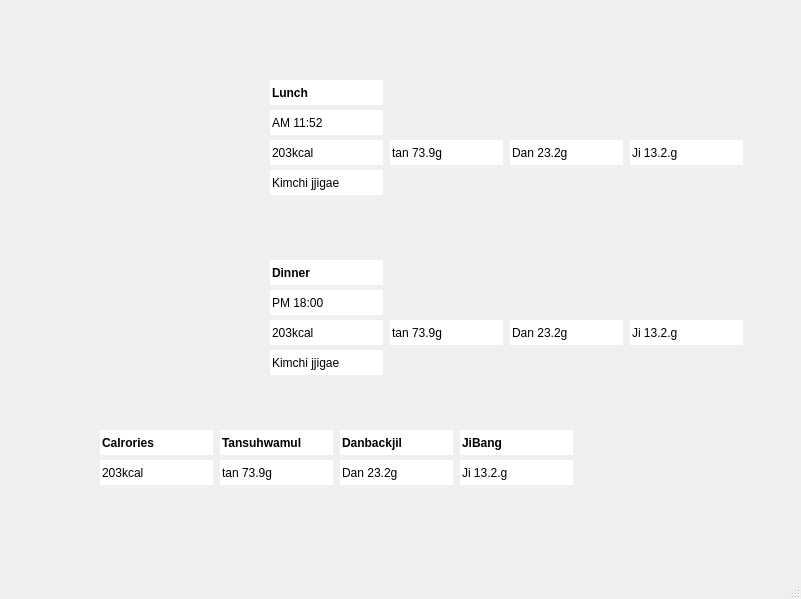
<?xml version="1.0" encoding="UTF-8"?>
<ui version="4.0">
 <class>TodayDietWindow</class>
 <widget class="QMainWindow" name="TodayDietWindow">
  <property name="geometry">
   <rect>
    <x>0</x>
    <y>0</y>
    <width>801</width>
    <height>599</height>
   </rect>
  </property>
  <property name="windowTitle">
   <string>MainWindow</string>
  </property>
  <widget class="QWidget" name="centralwidget">
   <widget class="QLabel" name="label_2">
    <property name="geometry">
     <rect>
      <x>70</x>
      <y>260</y>
      <width>181</width>
      <height>151</height>
     </rect>
    </property>
    <property name="text">
     <string/>
    </property>
    <property name="pixmap">
     <pixmap>../Downloads/kimchi jjigae.jpeg</pixmap>
    </property>
   </widget>
   <widget class="QLabel" name="label_3">
    <property name="geometry">
     <rect>
      <x>70</x>
      <y>80</y>
      <width>181</width>
      <height>151</height>
     </rect>
    </property>
    <property name="text">
     <string/>
    </property>
    <property name="pixmap">
     <pixmap>../Downloads/kimchi jjigae.jpeg</pixmap>
    </property>
   </widget>
   <widget class="QLineEdit" name="lineEdit">
    <property name="geometry">
     <rect>
      <x>270</x>
      <y>80</y>
      <width>113</width>
      <height>25</height>
     </rect>
    </property>
    <property name="font">
     <font>
      <weight>75</weight>
      <bold>true</bold>
     </font>
    </property>
    <property name="text">
     <string>Lunch</string>
    </property>
    <property name="frame">
     <bool>false</bool>
    </property>
   </widget>
   <widget class="QLineEdit" name="lineEdit_2">
    <property name="geometry">
     <rect>
      <x>270</x>
      <y>260</y>
      <width>113</width>
      <height>25</height>
     </rect>
    </property>
    <property name="font">
     <font>
      <weight>75</weight>
      <bold>true</bold>
     </font>
    </property>
    <property name="text">
     <string>Dinner</string>
    </property>
    <property name="frame">
     <bool>false</bool>
    </property>
   </widget>
   <widget class="QLineEdit" name="lineEdit_3">
    <property name="geometry">
     <rect>
      <x>270</x>
      <y>110</y>
      <width>113</width>
      <height>25</height>
     </rect>
    </property>
    <property name="font">
     <font>
      <weight>50</weight>
      <bold>false</bold>
     </font>
    </property>
    <property name="text">
     <string>AM 11:52</string>
    </property>
    <property name="frame">
     <bool>false</bool>
    </property>
   </widget>
   <widget class="QLineEdit" name="lineEdit_4">
    <property name="geometry">
     <rect>
      <x>270</x>
      <y>290</y>
      <width>113</width>
      <height>25</height>
     </rect>
    </property>
    <property name="font">
     <font>
      <weight>50</weight>
      <bold>false</bold>
     </font>
    </property>
    <property name="text">
     <string>PM 18:00</string>
    </property>
    <property name="frame">
     <bool>false</bool>
    </property>
   </widget>
   <widget class="QLineEdit" name="lineEdit_5">
    <property name="geometry">
     <rect>
      <x>270</x>
      <y>140</y>
      <width>113</width>
      <height>25</height>
     </rect>
    </property>
    <property name="font">
     <font>
      <weight>50</weight>
      <bold>false</bold>
     </font>
    </property>
    <property name="text">
     <string>203kcal</string>
    </property>
    <property name="frame">
     <bool>false</bool>
    </property>
   </widget>
   <widget class="QLineEdit" name="lineEdit_6">
    <property name="geometry">
     <rect>
      <x>390</x>
      <y>140</y>
      <width>113</width>
      <height>25</height>
     </rect>
    </property>
    <property name="font">
     <font>
      <weight>50</weight>
      <bold>false</bold>
     </font>
    </property>
    <property name="text">
     <string>tan 73.9g</string>
    </property>
    <property name="frame">
     <bool>false</bool>
    </property>
   </widget>
   <widget class="QLineEdit" name="lineEdit_7">
    <property name="geometry">
     <rect>
      <x>510</x>
      <y>140</y>
      <width>113</width>
      <height>25</height>
     </rect>
    </property>
    <property name="font">
     <font>
      <weight>50</weight>
      <bold>false</bold>
     </font>
    </property>
    <property name="text">
     <string>Dan 23.2g</string>
    </property>
    <property name="frame">
     <bool>false</bool>
    </property>
   </widget>
   <widget class="QLineEdit" name="lineEdit_8">
    <property name="geometry">
     <rect>
      <x>630</x>
      <y>140</y>
      <width>113</width>
      <height>25</height>
     </rect>
    </property>
    <property name="font">
     <font>
      <weight>50</weight>
      <bold>false</bold>
     </font>
    </property>
    <property name="text">
     <string>Ji 13.2.g</string>
    </property>
    <property name="frame">
     <bool>false</bool>
    </property>
   </widget>
   <widget class="QLineEdit" name="lineEdit_9">
    <property name="geometry">
     <rect>
      <x>630</x>
      <y>320</y>
      <width>113</width>
      <height>25</height>
     </rect>
    </property>
    <property name="font">
     <font>
      <weight>50</weight>
      <bold>false</bold>
     </font>
    </property>
    <property name="text">
     <string>Ji 13.2.g</string>
    </property>
    <property name="frame">
     <bool>false</bool>
    </property>
   </widget>
   <widget class="QLineEdit" name="lineEdit_10">
    <property name="geometry">
     <rect>
      <x>390</x>
      <y>320</y>
      <width>113</width>
      <height>25</height>
     </rect>
    </property>
    <property name="font">
     <font>
      <weight>50</weight>
      <bold>false</bold>
     </font>
    </property>
    <property name="text">
     <string>tan 73.9g</string>
    </property>
    <property name="frame">
     <bool>false</bool>
    </property>
   </widget>
   <widget class="QLineEdit" name="lineEdit_11">
    <property name="geometry">
     <rect>
      <x>510</x>
      <y>320</y>
      <width>113</width>
      <height>25</height>
     </rect>
    </property>
    <property name="font">
     <font>
      <weight>50</weight>
      <bold>false</bold>
     </font>
    </property>
    <property name="text">
     <string>Dan 23.2g</string>
    </property>
    <property name="frame">
     <bool>false</bool>
    </property>
   </widget>
   <widget class="QLineEdit" name="lineEdit_12">
    <property name="geometry">
     <rect>
      <x>270</x>
      <y>320</y>
      <width>113</width>
      <height>25</height>
     </rect>
    </property>
    <property name="font">
     <font>
      <weight>50</weight>
      <bold>false</bold>
     </font>
    </property>
    <property name="text">
     <string>203kcal</string>
    </property>
    <property name="frame">
     <bool>false</bool>
    </property>
   </widget>
   <widget class="QLineEdit" name="lineEdit_13">
    <property name="geometry">
     <rect>
      <x>270</x>
      <y>170</y>
      <width>113</width>
      <height>25</height>
     </rect>
    </property>
    <property name="font">
     <font>
      <weight>50</weight>
      <bold>false</bold>
     </font>
    </property>
    <property name="text">
     <string>Kimchi jjigae</string>
    </property>
    <property name="frame">
     <bool>false</bool>
    </property>
   </widget>
   <widget class="QLineEdit" name="lineEdit_14">
    <property name="geometry">
     <rect>
      <x>270</x>
      <y>350</y>
      <width>113</width>
      <height>25</height>
     </rect>
    </property>
    <property name="font">
     <font>
      <weight>50</weight>
      <bold>false</bold>
     </font>
    </property>
    <property name="text">
     <string>Kimchi jjigae</string>
    </property>
    <property name="frame">
     <bool>false</bool>
    </property>
   </widget>
   <widget class="QLineEdit" name="lineEdit_15">
    <property name="geometry">
     <rect>
      <x>460</x>
      <y>460</y>
      <width>113</width>
      <height>25</height>
     </rect>
    </property>
    <property name="font">
     <font>
      <weight>50</weight>
      <bold>false</bold>
     </font>
    </property>
    <property name="text">
     <string>Ji 13.2.g</string>
    </property>
    <property name="frame">
     <bool>false</bool>
    </property>
   </widget>
   <widget class="QLineEdit" name="lineEdit_16">
    <property name="geometry">
     <rect>
      <x>220</x>
      <y>460</y>
      <width>113</width>
      <height>25</height>
     </rect>
    </property>
    <property name="font">
     <font>
      <weight>50</weight>
      <bold>false</bold>
     </font>
    </property>
    <property name="text">
     <string>tan 73.9g</string>
    </property>
    <property name="frame">
     <bool>false</bool>
    </property>
   </widget>
   <widget class="QLineEdit" name="lineEdit_17">
    <property name="geometry">
     <rect>
      <x>340</x>
      <y>460</y>
      <width>113</width>
      <height>25</height>
     </rect>
    </property>
    <property name="font">
     <font>
      <weight>50</weight>
      <bold>false</bold>
     </font>
    </property>
    <property name="text">
     <string>Dan 23.2g</string>
    </property>
    <property name="frame">
     <bool>false</bool>
    </property>
   </widget>
   <widget class="QLineEdit" name="lineEdit_18">
    <property name="geometry">
     <rect>
      <x>100</x>
      <y>460</y>
      <width>113</width>
      <height>25</height>
     </rect>
    </property>
    <property name="font">
     <font>
      <weight>50</weight>
      <bold>false</bold>
     </font>
    </property>
    <property name="text">
     <string>203kcal</string>
    </property>
    <property name="frame">
     <bool>false</bool>
    </property>
   </widget>
   <widget class="QLineEdit" name="lineEdit_19">
    <property name="geometry">
     <rect>
      <x>100</x>
      <y>430</y>
      <width>113</width>
      <height>25</height>
     </rect>
    </property>
    <property name="font">
     <font>
      <weight>75</weight>
      <bold>true</bold>
     </font>
    </property>
    <property name="text">
     <string>Calrories</string>
    </property>
    <property name="frame">
     <bool>false</bool>
    </property>
   </widget>
   <widget class="QLineEdit" name="lineEdit_20">
    <property name="geometry">
     <rect>
      <x>220</x>
      <y>430</y>
      <width>113</width>
      <height>25</height>
     </rect>
    </property>
    <property name="font">
     <font>
      <weight>75</weight>
      <bold>true</bold>
     </font>
    </property>
    <property name="text">
     <string>Tansuhwamul</string>
    </property>
    <property name="frame">
     <bool>false</bool>
    </property>
   </widget>
   <widget class="QLineEdit" name="lineEdit_21">
    <property name="geometry">
     <rect>
      <x>340</x>
      <y>430</y>
      <width>113</width>
      <height>25</height>
     </rect>
    </property>
    <property name="font">
     <font>
      <weight>75</weight>
      <bold>true</bold>
     </font>
    </property>
    <property name="text">
     <string>Danbackjil</string>
    </property>
    <property name="frame">
     <bool>false</bool>
    </property>
   </widget>
   <widget class="QLineEdit" name="lineEdit_22">
    <property name="geometry">
     <rect>
      <x>460</x>
      <y>430</y>
      <width>113</width>
      <height>25</height>
     </rect>
    </property>
    <property name="font">
     <font>
      <weight>75</weight>
      <bold>true</bold>
     </font>
    </property>
    <property name="text">
     <string>JiBang</string>
    </property>
    <property name="frame">
     <bool>false</bool>
    </property>
   </widget>
  </widget>
  <widget class="QMenuBar" name="menubar">
   <property name="geometry">
    <rect>
     <x>0</x>
     <y>0</y>
     <width>801</width>
     <height>22</height>
    </rect>
   </property>
  </widget>
  <widget class="QStatusBar" name="statusbar"/>
 </widget>
 <resources/>
 <connections/>
</ui>
